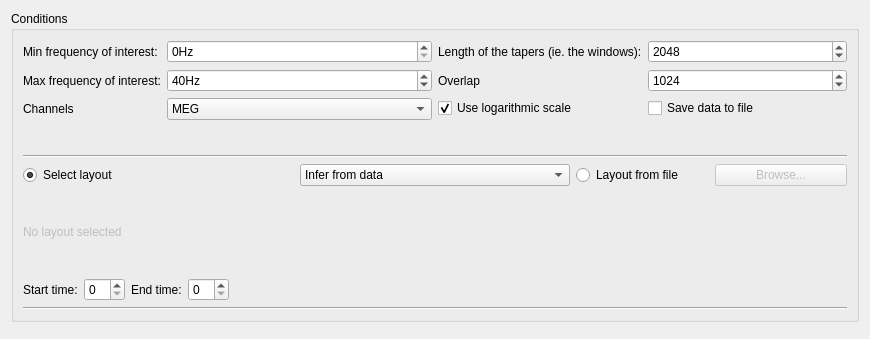
<?xml version="1.0" encoding="UTF-8"?>
<ui version="4.0">
 <class>PowerSpectrumDialog</class>
 <widget class="QDialog" name="PowerSpectrumDialog">
  <property name="geometry">
   <rect>
    <x>0</x>
    <y>0</y>
    <width>870</width>
    <height>339</height>
   </rect>
  </property>
  <property name="windowTitle">
   <string>Power spectrum</string>
  </property>
  <layout class="QGridLayout" name="gridLayout">
   <item row="0" column="0">
    <widget class="QGroupBox" name="groupBoxConditions">
     <property name="title">
      <string>Conditions</string>
     </property>
     <layout class="QGridLayout" name="gridLayout_2">
      <item row="1" column="0">
       <layout class="QHBoxLayout" name="horizontalLayout_5">
        <item>
         <layout class="QFormLayout" name="formLayout_2">
          <property name="fieldGrowthPolicy">
           <enum>QFormLayout::AllNonFixedFieldsGrow</enum>
          </property>
          <item row="1" column="0">
           <widget class="QLabel" name="labelFmin">
            <property name="toolTip">
             <string>Set the lower limit for the frequencies.</string>
            </property>
            <property name="text">
             <string>Min frequency of interest:</string>
            </property>
           </widget>
          </item>
          <item row="1" column="1">
           <widget class="QSpinBox" name="spinBoxFmin">
            <property name="focusPolicy">
             <enum>Qt::StrongFocus</enum>
            </property>
            <property name="toolTip">
             <string>Set the lower limit for the frequencies.</string>
            </property>
            <property name="suffix">
             <string>Hz</string>
            </property>
           </widget>
          </item>
          <item row="2" column="0">
           <widget class="QLabel" name="labelFmax">
            <property name="toolTip">
             <string>Set the upper limit for the frequencies.</string>
            </property>
            <property name="text">
             <string>Max frequency of interest:</string>
            </property>
           </widget>
          </item>
          <item row="2" column="1">
           <widget class="QSpinBox" name="spinBoxFmax">
            <property name="focusPolicy">
             <enum>Qt::StrongFocus</enum>
            </property>
            <property name="toolTip">
             <string>Set the upper limit for the frequencies.</string>
            </property>
            <property name="suffix">
             <string>Hz</string>
            </property>
            <property name="maximum">
             <number>150</number>
            </property>
            <property name="value">
             <number>40</number>
            </property>
           </widget>
          </item>
          <item row="3" column="0">
           <widget class="QLabel" name="labelChannels">
            <property name="text">
             <string>Channels</string>
            </property>
           </widget>
          </item>
          <item row="3" column="1">
           <widget class="QComboBox" name="comboBoxChannels">
            <item>
             <property name="text">
              <string>MEG</string>
             </property>
            </item>
            <item>
             <property name="text">
              <string>EEG</string>
             </property>
            </item>
           </widget>
          </item>
         </layout>
        </item>
        <item>
         <layout class="QFormLayout" name="formLayout_6">
          <property name="fieldGrowthPolicy">
           <enum>QFormLayout::AllNonFixedFieldsGrow</enum>
          </property>
          <item row="0" column="0">
           <widget class="QLabel" name="labelNfft">
            <property name="toolTip">
             <string>&lt;html&gt;&lt;head/&gt;&lt;body&gt;&lt;p&gt;The length of the tapers ie. the windows (hanning). The smaller it is the smoother are the PSDs.&lt;/p&gt;&lt;/body&gt;&lt;/html&gt;</string>
            </property>
            <property name="text">
             <string>Length of the tapers (ie. the windows):</string>
            </property>
           </widget>
          </item>
          <item row="0" column="1">
           <widget class="QSpinBox" name="spinBoxNfft">
            <property name="focusPolicy">
             <enum>Qt::StrongFocus</enum>
            </property>
            <property name="toolTip">
             <string>&lt;html&gt;&lt;head/&gt;&lt;body&gt;&lt;p&gt;The length of the tapers ie. the windows (hanning). The smaller it is the smoother are the PSDs.&lt;/p&gt;&lt;/body&gt;&lt;/html&gt;</string>
            </property>
            <property name="maximum">
             <number>10000</number>
            </property>
            <property name="value">
             <number>2048</number>
            </property>
           </widget>
          </item>
          <item row="1" column="0">
           <widget class="QLabel" name="labelOverlap">
            <property name="toolTip">
             <string>&lt;html&gt;&lt;head/&gt;&lt;body&gt;&lt;p&gt;Number of overlapping points between the blocks.&lt;/p&gt;&lt;/body&gt;&lt;/html&gt;</string>
            </property>
            <property name="text">
             <string>Overlap</string>
            </property>
           </widget>
          </item>
          <item row="1" column="1">
           <widget class="QSpinBox" name="spinBoxOverlap">
            <property name="toolTip">
             <string>&lt;html&gt;&lt;head/&gt;&lt;body&gt;&lt;p&gt;Number of overlapping points between the blocks.&lt;/p&gt;&lt;/body&gt;&lt;/html&gt;</string>
            </property>
            <property name="maximum">
             <number>10000</number>
            </property>
            <property name="value">
             <number>1024</number>
            </property>
           </widget>
          </item>
          <item row="2" column="0">
           <widget class="QCheckBox" name="checkBoxLogarithm">
            <property name="toolTip">
             <string>Use logarithmic scale.</string>
            </property>
            <property name="layoutDirection">
             <enum>Qt::LeftToRight</enum>
            </property>
            <property name="autoFillBackground">
             <bool>false</bool>
            </property>
            <property name="text">
             <string>Use logarithmic scale</string>
            </property>
            <property name="checked">
             <bool>true</bool>
            </property>
           </widget>
          </item>
          <item row="2" column="1">
           <widget class="QCheckBox" name="checkBoxSaveData">
            <property name="text">
             <string>Save data to file</string>
            </property>
           </widget>
          </item>
         </layout>
        </item>
       </layout>
      </item>
      <item row="3" column="0">
       <layout class="QHBoxLayout" name="horizontalLayout_6">
        <item>
         <layout class="QVBoxLayout" name="verticalLayout_27">
          <item>
           <layout class="QHBoxLayout" name="horizontalLayout_35">
            <item>
             <widget class="QRadioButton" name="radioButtonSelectLayout">
              <property name="text">
               <string>Select layout</string>
              </property>
              <property name="checked">
               <bool>true</bool>
              </property>
             </widget>
            </item>
            <item>
             <widget class="QComboBox" name="comboBoxLayout">
              <item>
               <property name="text">
                <string>Infer from data</string>
               </property>
              </item>
             </widget>
            </item>
            <item>
             <layout class="QHBoxLayout" name="horizontalLayout_36">
              <item>
               <widget class="QRadioButton" name="radioButtonLayoutFromFile">
                <property name="text">
                 <string>Layout from file</string>
                </property>
               </widget>
              </item>
              <item>
               <widget class="QPushButton" name="pushButtonBrowseLayout">
                <property name="enabled">
                 <bool>false</bool>
                </property>
                <property name="text">
                 <string>Browse...</string>
                </property>
               </widget>
              </item>
             </layout>
            </item>
           </layout>
          </item>
          <item>
           <widget class="QLabel" name="labelLayout">
            <property name="enabled">
             <bool>false</bool>
            </property>
            <property name="text">
             <string>No layout selected</string>
            </property>
           </widget>
          </item>
         </layout>
        </item>
       </layout>
      </item>
      <item row="2" column="0">
       <widget class="Line" name="line">
        <property name="orientation">
         <enum>Qt::Horizontal</enum>
        </property>
       </widget>
      </item>
      <item row="8" column="0">
       <widget class="Line" name="line_2">
        <property name="orientation">
         <enum>Qt::Horizontal</enum>
        </property>
       </widget>
      </item>
      <item row="4" column="0">
       <layout class="QHBoxLayout" name="horizontalLayout">
        <item>
         <widget class="QLabel" name="labelTmin">
          <property name="text">
           <string>Start time:</string>
          </property>
         </widget>
        </item>
        <item>
         <widget class="QSpinBox" name="spinBoxTmin"/>
        </item>
        <item>
         <widget class="QLabel" name="labelTmax">
          <property name="text">
           <string>End time:</string>
          </property>
         </widget>
        </item>
        <item>
         <widget class="QSpinBox" name="spinBoxTmax"/>
        </item>
        <item>
         <spacer name="horizontalSpacer">
          <property name="orientation">
           <enum>Qt::Horizontal</enum>
          </property>
          <property name="sizeHint" stdset="0">
           <size>
            <width>40</width>
            <height>20</height>
           </size>
          </property>
         </spacer>
        </item>
       </layout>
      </item>
      <item row="6" column="0">
       <layout class="QHBoxLayout" name="horizontalLayout_2"/>
      </item>
     </layout>
    </widget>
   </item>
   <item row="1" column="0">
    <widget class="QDialogButtonBox" name="buttonBox">
     <property name="orientation">
      <enum>Qt::Horizontal</enum>
     </property>
     <property name="standardButtons">
      <set>QDialogButtonBox::NoButton</set>
     </property>
    </widget>
   </item>
  </layout>
 </widget>
 <tabstops>
  <tabstop>spinBoxFmin</tabstop>
  <tabstop>spinBoxFmax</tabstop>
  <tabstop>comboBoxChannels</tabstop>
  <tabstop>spinBoxNfft</tabstop>
  <tabstop>checkBoxLogarithm</tabstop>
  <tabstop>radioButtonSelectLayout</tabstop>
  <tabstop>comboBoxLayout</tabstop>
  <tabstop>radioButtonLayoutFromFile</tabstop>
  <tabstop>pushButtonBrowseLayout</tabstop>
  <tabstop>buttonBox</tabstop>
 </tabstops>
 <resources/>
 <connections>
  <connection>
   <sender>buttonBox</sender>
   <signal>accepted()</signal>
   <receiver>PowerSpectrumDialog</receiver>
   <slot>accept()</slot>
   <hints>
    <hint type="sourcelabel">
     <x>266</x>
     <y>580</y>
    </hint>
    <hint type="destinationlabel">
     <x>157</x>
     <y>274</y>
    </hint>
   </hints>
  </connection>
  <connection>
   <sender>buttonBox</sender>
   <signal>rejected()</signal>
   <receiver>PowerSpectrumDialog</receiver>
   <slot>reject()</slot>
   <hints>
    <hint type="sourcelabel">
     <x>334</x>
     <y>580</y>
    </hint>
    <hint type="destinationlabel">
     <x>286</x>
     <y>274</y>
    </hint>
   </hints>
  </connection>
  <connection>
   <sender>radioButtonLayoutFromFile</sender>
   <signal>toggled(bool)</signal>
   <receiver>pushButtonBrowseLayout</receiver>
   <slot>setEnabled(bool)</slot>
   <hints>
    <hint type="sourcelabel">
     <x>628</x>
     <y>173</y>
    </hint>
    <hint type="destinationlabel">
     <x>775</x>
     <y>171</y>
    </hint>
   </hints>
  </connection>
  <connection>
   <sender>radioButtonLayoutFromFile</sender>
   <signal>toggled(bool)</signal>
   <receiver>labelLayout</receiver>
   <slot>setEnabled(bool)</slot>
   <hints>
    <hint type="sourcelabel">
     <x>593</x>
     <y>168</y>
    </hint>
    <hint type="destinationlabel">
     <x>61</x>
     <y>203</y>
    </hint>
   </hints>
  </connection>
 </connections>
</ui>
